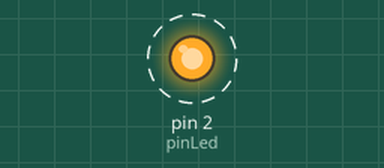
Bench run of a program on a simulated Arduino Uno, built with avr-gcc and run on an emulated ATmega328P. Shown: output pins drawn as LEDs (lit = HIGH). Dashed ring = blinking.

Above: at 0.05 s.
Timing chart, 0 to 3.0 s (numbered marks = the images above):
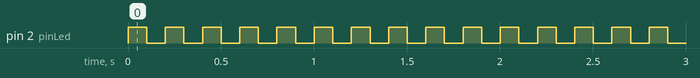

The program:

main.cpp
```cpp
#include <Arduino.h>

#define pinLed 2
#define pinBotao 5

// PROTOTIPOS DAS FUNÇÕES
void ligaLed(int);
void desligarLed(int);
void piscarLed(int, unsigned long);
int somaDeDoisNumeros(int, int);

void setup()
{
  pinMode(pinLed, OUTPUT);
  pinMode(pinBotao, INPUT_PULLUP);
  Serial.print(9600);
}

void loop()
{
  piscarLed(2, 100);
  int resultadoDaSoma = somaDeDoisNumeros(4, 8);
  Serial.println(resultadoDaSoma);
}

void ligaLed(int pin) // criamos função  com o tipo  void porque ele não retorna nenhum parametro.
{
  digitalWrite(pin, HIGH); // o pin define o nome da variavel dentro da função.
}

void desligarLed(int pin) // usamos int porque queremos receber numeros inteiros.
{
  digitalWrite(pin, LOW);
}

void piscarLed(int pin, unsigned long tempo) // usamos o unsigned long para poder amazenar o tempo.
{
  ligaLed(pin);
  delay(tempo);
  desligarLed(pin);
  delay(tempo);
}

int somaDeDoisNumeros(int numeroA, int numeroB) // criamos função com o tipo int porque queremos que nos retorna numeros inteiros.
{
  int resultado = numeroA + numeroB;
  return resultado; // retornar o resultado da conta.
}
```

Measured:
- by itself, pin 2 (pinLed): alternates HIGH for 0.10 s and LOW for 0.10 s
